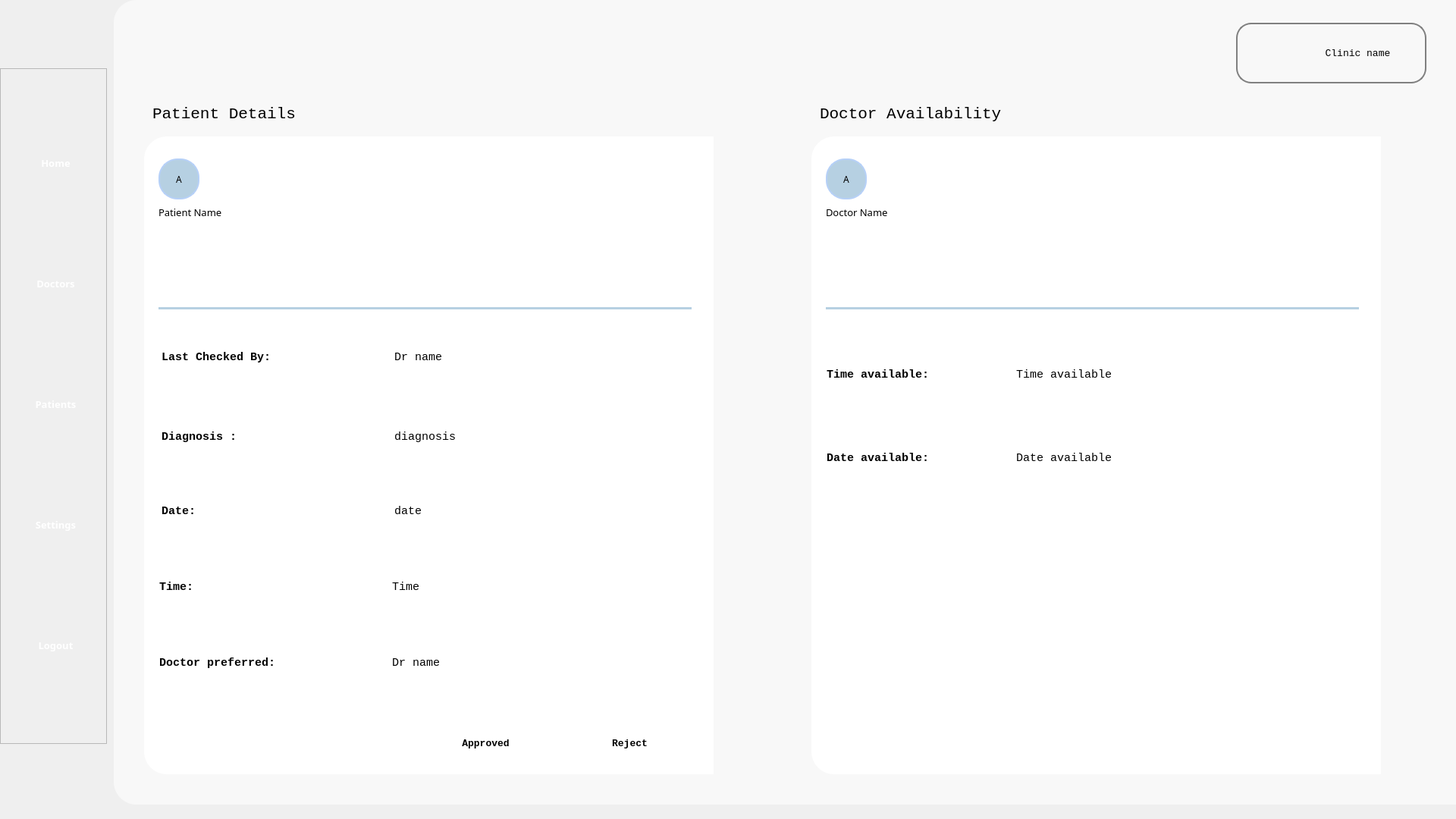
<?xml version="1.0" encoding="UTF-8"?>
<ui version="4.0">
 <class>Form</class>
 <widget class="QWidget" name="Form">
  <property name="geometry">
   <rect>
    <x>0</x>
    <y>0</y>
    <width>1920</width>
    <height>1080</height>
   </rect>
  </property>
  <property name="windowTitle">
   <string>Form</string>
  </property>
  <property name="styleSheet">
   <string notr="true">background-color: &quot;#B6D0E2&quot; </string>
  </property>
  <widget class="QWidget" name="background" native="true">
   <property name="geometry">
    <rect>
     <x>150</x>
     <y>0</y>
     <width>1771</width>
     <height>1061</height>
    </rect>
   </property>
   <property name="styleSheet">
    <string notr="true">background-color: #F8F8F8;
border-bottom-left-radius: 30px;
border-top-left-radius: 30px;
text-align: center;</string>
   </property>
   <widget class="QPushButton" name="noti_icon">
    <property name="geometry">
     <rect>
      <x>1380</x>
      <y>30</y>
      <width>70</width>
      <height>81</height>
     </rect>
    </property>
    <property name="text">
     <string/>
    </property>
    <property name="icon">
     <iconset>
      <normaloff>../Images/icon/notification.png</normaloff>../Images/icon/notification.png</iconset>
    </property>
    <property name="iconSize">
     <size>
      <width>40</width>
      <height>40</height>
     </size>
    </property>
   </widget>
   <widget class="QFrame" name="user_frame">
    <property name="geometry">
     <rect>
      <x>1480</x>
      <y>30</y>
      <width>251</width>
      <height>80</height>
     </rect>
    </property>
    <property name="styleSheet">
     <string notr="true">border-radius: 20px; border: 2px solid #808080</string>
    </property>
    <property name="frameShape">
     <enum>QFrame::StyledPanel</enum>
    </property>
    <property name="frameShadow">
     <enum>QFrame::Raised</enum>
    </property>
    <widget class="QLabel" name="profile_icon">
     <property name="geometry">
      <rect>
       <x>10</x>
       <y>10</y>
       <width>60</width>
       <height>60</height>
      </rect>
     </property>
     <property name="styleSheet">
      <string notr="true">border: none</string>
     </property>
     <property name="text">
      <string/>
     </property>
     <property name="pixmap">
      <pixmap>../Images/icon/profile_icon.png</pixmap>
     </property>
     <property name="scaledContents">
      <bool>true</bool>
     </property>
    </widget>
    <widget class="QPushButton" name="profile_btn">
     <property name="geometry">
      <rect>
       <x>100</x>
       <y>25</y>
       <width>121</width>
       <height>31</height>
      </rect>
     </property>
     <property name="font">
      <font>
       <family>Consolas</family>
       <pointsize>10</pointsize>
      </font>
     </property>
     <property name="styleSheet">
      <string notr="true">border: none</string>
     </property>
     <property name="text">
      <string>Clinic name</string>
     </property>
    </widget>
   </widget>
   <widget class="QFrame" name="patient_details_outer_frame">
    <property name="geometry">
     <rect>
      <x>40</x>
      <y>180</y>
      <width>751</width>
      <height>841</height>
     </rect>
    </property>
    <property name="styleSheet">
     <string notr="true">background-color : #ffffff;</string>
    </property>
    <property name="frameShape">
     <enum>QFrame::StyledPanel</enum>
    </property>
    <property name="frameShadow">
     <enum>QFrame::Raised</enum>
    </property>
    <widget class="QFrame" name="clinic_details_inner">
     <property name="geometry">
      <rect>
       <x>10</x>
       <y>20</y>
       <width>721</width>
       <height>751</height>
      </rect>
     </property>
     <property name="frameShape">
      <enum>QFrame::StyledPanel</enum>
     </property>
     <property name="frameShadow">
      <enum>QFrame::Raised</enum>
     </property>
     <widget class="QLabel" name="patient_logo_2">
      <property name="geometry">
       <rect>
        <x>9</x>
        <y>9</y>
        <width>54</width>
        <height>54</height>
       </rect>
      </property>
      <property name="font">
       <font>
        <family>Cascadia Code</family>
        <pointsize>9</pointsize>
       </font>
      </property>
      <property name="styleSheet">
       <string notr="true">background-color: #B6D0E2; /* Fill color */
border-radius: 25px; /* Radius to make it round */
border: 2px solid #B6D0F7; /*  Border color and thickness */
min-width: 50px; /* Ensure the QLabel is a circle */
min-height: 50px; /* Ensure the QLabel is a circle */
max-width: 50px; /* Ensure the QLabel is a circle */
max-height: 50px; /* Ensure the QLabel is a circle */</string>
      </property>
      <property name="text">
       <string>A</string>
      </property>
      <property name="alignment">
       <set>Qt::AlignCenter</set>
      </property>
     </widget>
     <widget class="QLabel" name="patient_name_display">
      <property name="geometry">
       <rect>
        <x>9</x>
        <y>69</y>
        <width>120</width>
        <height>22</height>
       </rect>
      </property>
      <property name="font">
       <font>
        <family>Cascadia Code</family>
        <pointsize>10</pointsize>
       </font>
      </property>
      <property name="styleSheet">
       <string notr="true">border : none;
</string>
      </property>
      <property name="text">
       <string>Patient Name</string>
      </property>
     </widget>
     <widget class="QFrame" name="line_2">
      <property name="geometry">
       <rect>
        <x>9</x>
        <y>205</y>
        <width>703</width>
        <height>3</height>
       </rect>
      </property>
      <property name="minimumSize">
       <size>
        <width>357</width>
        <height>3</height>
       </size>
      </property>
      <property name="maximumSize">
       <size>
        <width>16777215</width>
        <height>3</height>
       </size>
      </property>
      <property name="styleSheet">
       <string notr="true">background-color: #B6D0E2; border: none;</string>
      </property>
      <property name="frameShape">
       <enum>QFrame::StyledPanel</enum>
      </property>
      <property name="frameShadow">
       <enum>QFrame::Raised</enum>
      </property>
     </widget>
     <widget class="QLabel" name="diagnosis_display">
      <property name="geometry">
       <rect>
        <x>320</x>
        <y>310</y>
        <width>390</width>
        <height>131</height>
       </rect>
      </property>
      <property name="minimumSize">
       <size>
        <width>390</width>
        <height>0</height>
       </size>
      </property>
      <property name="font">
       <font>
        <family>Consolas</family>
        <pointsize>11</pointsize>
        <weight>50</weight>
        <bold>false</bold>
       </font>
      </property>
      <property name="styleSheet">
       <string notr="true">border: none;</string>
      </property>
      <property name="text">
       <string>diagnosis</string>
      </property>
      <property name="scaledContents">
       <bool>false</bool>
      </property>
      <property name="wordWrap">
       <bool>true</bool>
      </property>
     </widget>
     <widget class="QLabel" name="diagnosis_label_2">
      <property name="geometry">
       <rect>
        <x>13</x>
        <y>310</y>
        <width>301</width>
        <height>131</height>
       </rect>
      </property>
      <property name="font">
       <font>
        <family>Consolas</family>
        <pointsize>11</pointsize>
        <weight>75</weight>
        <bold>true</bold>
       </font>
      </property>
      <property name="styleSheet">
       <string notr="true">border: none;</string>
      </property>
      <property name="text">
       <string>Diagnosis : </string>
      </property>
      <property name="wordWrap">
       <bool>true</bool>
      </property>
     </widget>
     <widget class="QLabel" name="last_checked_by_label">
      <property name="geometry">
       <rect>
        <x>13</x>
        <y>210</y>
        <width>301</width>
        <height>121</height>
       </rect>
      </property>
      <property name="font">
       <font>
        <family>Consolas</family>
        <pointsize>11</pointsize>
        <weight>75</weight>
        <bold>true</bold>
       </font>
      </property>
      <property name="styleSheet">
       <string notr="true">border: none;</string>
      </property>
      <property name="text">
       <string>Last Checked By:</string>
      </property>
      <property name="wordWrap">
       <bool>true</bool>
      </property>
     </widget>
     <widget class="QLabel" name="dr_name_display">
      <property name="geometry">
       <rect>
        <x>320</x>
        <y>210</y>
        <width>390</width>
        <height>121</height>
       </rect>
      </property>
      <property name="minimumSize">
       <size>
        <width>390</width>
        <height>0</height>
       </size>
      </property>
      <property name="font">
       <font>
        <family>Consolas</family>
        <pointsize>11</pointsize>
        <weight>50</weight>
        <bold>false</bold>
       </font>
      </property>
      <property name="styleSheet">
       <string notr="true">border: none;</string>
      </property>
      <property name="text">
       <string>Dr name</string>
      </property>
      <property name="scaledContents">
       <bool>false</bool>
      </property>
      <property name="wordWrap">
       <bool>true</bool>
      </property>
     </widget>
     <widget class="QLabel" name="date_label">
      <property name="geometry">
       <rect>
        <x>13</x>
        <y>400</y>
        <width>301</width>
        <height>148</height>
       </rect>
      </property>
      <property name="font">
       <font>
        <family>Consolas</family>
        <pointsize>11</pointsize>
        <weight>75</weight>
        <bold>true</bold>
       </font>
      </property>
      <property name="styleSheet">
       <string notr="true">border: none;</string>
      </property>
      <property name="text">
       <string>Date:</string>
      </property>
      <property name="wordWrap">
       <bool>true</bool>
      </property>
     </widget>
     <widget class="QLabel" name="date_display">
      <property name="geometry">
       <rect>
        <x>320</x>
        <y>400</y>
        <width>390</width>
        <height>148</height>
       </rect>
      </property>
      <property name="minimumSize">
       <size>
        <width>390</width>
        <height>0</height>
       </size>
      </property>
      <property name="font">
       <font>
        <family>Consolas</family>
        <pointsize>11</pointsize>
        <weight>50</weight>
        <bold>false</bold>
       </font>
      </property>
      <property name="styleSheet">
       <string notr="true">border: none;</string>
      </property>
      <property name="text">
       <string>date</string>
      </property>
      <property name="scaledContents">
       <bool>false</bool>
      </property>
      <property name="wordWrap">
       <bool>true</bool>
      </property>
     </widget>
     <widget class="QLabel" name="time_label_3">
      <property name="geometry">
       <rect>
        <x>10</x>
        <y>500</y>
        <width>301</width>
        <height>148</height>
       </rect>
      </property>
      <property name="font">
       <font>
        <family>Consolas</family>
        <pointsize>11</pointsize>
        <weight>75</weight>
        <bold>true</bold>
       </font>
      </property>
      <property name="styleSheet">
       <string notr="true">border: none;</string>
      </property>
      <property name="text">
       <string>Time:</string>
      </property>
      <property name="wordWrap">
       <bool>true</bool>
      </property>
     </widget>
     <widget class="QLabel" name="time_display_3">
      <property name="geometry">
       <rect>
        <x>317</x>
        <y>500</y>
        <width>390</width>
        <height>148</height>
       </rect>
      </property>
      <property name="minimumSize">
       <size>
        <width>390</width>
        <height>0</height>
       </size>
      </property>
      <property name="font">
       <font>
        <family>Consolas</family>
        <pointsize>11</pointsize>
        <weight>50</weight>
        <bold>false</bold>
       </font>
      </property>
      <property name="styleSheet">
       <string notr="true">border: none;</string>
      </property>
      <property name="text">
       <string>Time</string>
      </property>
      <property name="scaledContents">
       <bool>false</bool>
      </property>
      <property name="wordWrap">
       <bool>true</bool>
      </property>
     </widget>
     <widget class="QLabel" name="doctor_name_display">
      <property name="geometry">
       <rect>
        <x>317</x>
        <y>600</y>
        <width>390</width>
        <height>148</height>
       </rect>
      </property>
      <property name="minimumSize">
       <size>
        <width>390</width>
        <height>0</height>
       </size>
      </property>
      <property name="font">
       <font>
        <family>Consolas</family>
        <pointsize>11</pointsize>
        <weight>50</weight>
        <bold>false</bold>
       </font>
      </property>
      <property name="styleSheet">
       <string notr="true">border: none;</string>
      </property>
      <property name="text">
       <string>Dr name</string>
      </property>
      <property name="scaledContents">
       <bool>false</bool>
      </property>
      <property name="wordWrap">
       <bool>true</bool>
      </property>
     </widget>
     <widget class="QLabel" name="doctor_prefered_label">
      <property name="geometry">
       <rect>
        <x>10</x>
        <y>600</y>
        <width>301</width>
        <height>148</height>
       </rect>
      </property>
      <property name="font">
       <font>
        <family>Consolas</family>
        <pointsize>11</pointsize>
        <weight>75</weight>
        <bold>true</bold>
       </font>
      </property>
      <property name="styleSheet">
       <string notr="true">border: none;</string>
      </property>
      <property name="text">
       <string>Doctor preferred:</string>
      </property>
      <property name="wordWrap">
       <bool>true</bool>
      </property>
     </widget>
    </widget>
    <widget class="QPushButton" name="reject_btn">
     <property name="geometry">
      <rect>
       <x>550</x>
       <y>780</y>
       <width>181</width>
       <height>41</height>
      </rect>
     </property>
     <property name="font">
      <font>
       <family>Consolas</family>
       <pointsize>10</pointsize>
       <weight>75</weight>
       <bold>true</bold>
      </font>
     </property>
     <property name="styleSheet">
      <string notr="true">background-color: #E73030; border-radius: 16px; color: white;\n border: 1px solid gray;</string>
     </property>
     <property name="text">
      <string>Reject</string>
     </property>
    </widget>
    <widget class="QPushButton" name="approved_btn">
     <property name="geometry">
      <rect>
       <x>360</x>
       <y>780</y>
       <width>181</width>
       <height>41</height>
      </rect>
     </property>
     <property name="font">
      <font>
       <family>Consolas</family>
       <pointsize>10</pointsize>
       <weight>75</weight>
       <bold>true</bold>
      </font>
     </property>
     <property name="styleSheet">
      <string notr="true">background-color: #E73030; border-radius: 16px; color: white;\n border: 1px solid gray;</string>
     </property>
     <property name="text">
      <string>Approved</string>
     </property>
    </widget>
   </widget>
   <widget class="QLabel" name="patient_details_label">
    <property name="geometry">
     <rect>
      <x>51</x>
      <y>130</y>
      <width>571</width>
      <height>41</height>
     </rect>
    </property>
    <property name="font">
     <font>
      <family>Consolas</family>
      <pointsize>16</pointsize>
     </font>
    </property>
    <property name="styleSheet">
     <string notr="true">border : none;
</string>
    </property>
    <property name="text">
     <string>Patient Details</string>
    </property>
   </widget>
   <widget class="QLabel" name="doc_availability_label_2">
    <property name="geometry">
     <rect>
      <x>931</x>
      <y>130</y>
      <width>571</width>
      <height>41</height>
     </rect>
    </property>
    <property name="font">
     <font>
      <family>Consolas</family>
      <pointsize>16</pointsize>
     </font>
    </property>
    <property name="styleSheet">
     <string notr="true">border : none;
</string>
    </property>
    <property name="text">
     <string>Doctor Availability</string>
    </property>
   </widget>
   <widget class="QFrame" name="patient_details_outer_frame_2">
    <property name="geometry">
     <rect>
      <x>920</x>
      <y>180</y>
      <width>751</width>
      <height>841</height>
     </rect>
    </property>
    <property name="styleSheet">
     <string notr="true">background-color : #ffffff;</string>
    </property>
    <property name="frameShape">
     <enum>QFrame::StyledPanel</enum>
    </property>
    <property name="frameShadow">
     <enum>QFrame::Raised</enum>
    </property>
    <widget class="QFrame" name="clinic_details_inner_2">
     <property name="geometry">
      <rect>
       <x>10</x>
       <y>20</y>
       <width>721</width>
       <height>751</height>
      </rect>
     </property>
     <property name="frameShape">
      <enum>QFrame::StyledPanel</enum>
     </property>
     <property name="frameShadow">
      <enum>QFrame::Raised</enum>
     </property>
     <widget class="QLabel" name="patient_logo_3">
      <property name="geometry">
       <rect>
        <x>9</x>
        <y>9</y>
        <width>54</width>
        <height>54</height>
       </rect>
      </property>
      <property name="font">
       <font>
        <family>Cascadia Code</family>
        <pointsize>9</pointsize>
       </font>
      </property>
      <property name="styleSheet">
       <string notr="true">background-color: #B6D0E2; /* Fill color */
border-radius: 25px; /* Radius to make it round */
border: 2px solid #B6D0F7; /*  Border color and thickness */
min-width: 50px; /* Ensure the QLabel is a circle */
min-height: 50px; /* Ensure the QLabel is a circle */
max-width: 50px; /* Ensure the QLabel is a circle */
max-height: 50px; /* Ensure the QLabel is a circle */</string>
      </property>
      <property name="text">
       <string>A</string>
      </property>
      <property name="alignment">
       <set>Qt::AlignCenter</set>
      </property>
     </widget>
     <widget class="QLabel" name="doc_name_display_2">
      <property name="geometry">
       <rect>
        <x>9</x>
        <y>69</y>
        <width>120</width>
        <height>22</height>
       </rect>
      </property>
      <property name="font">
       <font>
        <family>Cascadia Code</family>
        <pointsize>10</pointsize>
       </font>
      </property>
      <property name="styleSheet">
       <string notr="true">border : none;
</string>
      </property>
      <property name="text">
       <string>Doctor Name</string>
      </property>
     </widget>
     <widget class="QFrame" name="line_3">
      <property name="geometry">
       <rect>
        <x>9</x>
        <y>205</y>
        <width>703</width>
        <height>3</height>
       </rect>
      </property>
      <property name="minimumSize">
       <size>
        <width>357</width>
        <height>3</height>
       </size>
      </property>
      <property name="maximumSize">
       <size>
        <width>16777215</width>
        <height>3</height>
       </size>
      </property>
      <property name="styleSheet">
       <string notr="true">background-color: #B6D0E2; border: none;</string>
      </property>
      <property name="frameShape">
       <enum>QFrame::StyledPanel</enum>
      </property>
      <property name="frameShadow">
       <enum>QFrame::Raised</enum>
      </property>
     </widget>
     <widget class="QLabel" name="time_label_4">
      <property name="geometry">
       <rect>
        <x>10</x>
        <y>220</y>
        <width>221</width>
        <height>148</height>
       </rect>
      </property>
      <property name="font">
       <font>
        <family>Consolas</family>
        <pointsize>11</pointsize>
        <weight>75</weight>
        <bold>true</bold>
       </font>
      </property>
      <property name="styleSheet">
       <string notr="true">border: none;</string>
      </property>
      <property name="text">
       <string>Time available:</string>
      </property>
      <property name="wordWrap">
       <bool>true</bool>
      </property>
     </widget>
     <widget class="QLabel" name="time_available_display_4">
      <property name="geometry">
       <rect>
        <x>260</x>
        <y>220</y>
        <width>451</width>
        <height>148</height>
       </rect>
      </property>
      <property name="minimumSize">
       <size>
        <width>390</width>
        <height>0</height>
       </size>
      </property>
      <property name="font">
       <font>
        <family>Consolas</family>
        <pointsize>11</pointsize>
        <weight>50</weight>
        <bold>false</bold>
       </font>
      </property>
      <property name="styleSheet">
       <string notr="true">border: none;</string>
      </property>
      <property name="text">
       <string>Time available</string>
      </property>
      <property name="scaledContents">
       <bool>false</bool>
      </property>
      <property name="wordWrap">
       <bool>true</bool>
      </property>
     </widget>
     <widget class="QLabel" name="date_available_display_5">
      <property name="geometry">
       <rect>
        <x>260</x>
        <y>330</y>
        <width>451</width>
        <height>148</height>
       </rect>
      </property>
      <property name="minimumSize">
       <size>
        <width>390</width>
        <height>0</height>
       </size>
      </property>
      <property name="font">
       <font>
        <family>Consolas</family>
        <pointsize>11</pointsize>
        <weight>50</weight>
        <bold>false</bold>
       </font>
      </property>
      <property name="styleSheet">
       <string notr="true">border: none;</string>
      </property>
      <property name="text">
       <string>Date available</string>
      </property>
      <property name="scaledContents">
       <bool>false</bool>
      </property>
      <property name="wordWrap">
       <bool>true</bool>
      </property>
     </widget>
     <widget class="QLabel" name="date_label_5">
      <property name="geometry">
       <rect>
        <x>10</x>
        <y>330</y>
        <width>221</width>
        <height>148</height>
       </rect>
      </property>
      <property name="font">
       <font>
        <family>Consolas</family>
        <pointsize>11</pointsize>
        <weight>75</weight>
        <bold>true</bold>
       </font>
      </property>
      <property name="styleSheet">
       <string notr="true">border: none;</string>
      </property>
      <property name="text">
       <string>Date available:</string>
      </property>
      <property name="wordWrap">
       <bool>true</bool>
      </property>
     </widget>
    </widget>
   </widget>
  </widget>
  <widget class="QFrame" name="frame">
   <property name="geometry">
    <rect>
     <x>0</x>
     <y>90</y>
     <width>141</width>
     <height>891</height>
    </rect>
   </property>
   <property name="frameShape">
    <enum>QFrame::StyledPanel</enum>
   </property>
   <property name="frameShadow">
    <enum>QFrame::Raised</enum>
   </property>
   <widget class="QWidget" name="layoutWidget_2">
    <property name="geometry">
     <rect>
      <x>31</x>
      <y>20</y>
      <width>87</width>
      <height>851</height>
     </rect>
    </property>
    <layout class="QVBoxLayout" name="verticalLayout">
     <item>
      <widget class="QToolButton" name="home_navigation">
       <property name="enabled">
        <bool>true</bool>
       </property>
       <property name="sizePolicy">
        <sizepolicy hsizetype="Fixed" vsizetype="Fixed">
         <horstretch>0</horstretch>
         <verstretch>0</verstretch>
        </sizepolicy>
       </property>
       <property name="minimumSize">
        <size>
         <width>85</width>
         <height>96</height>
        </size>
       </property>
       <property name="maximumSize">
        <size>
         <width>85</width>
         <height>96</height>
        </size>
       </property>
       <property name="font">
        <font>
         <family>Source Sans Pro Semibold</family>
         <pointsize>10</pointsize>
         <weight>75</weight>
         <bold>true</bold>
        </font>
       </property>
       <property name="styleSheet">
        <string notr="true">border: none; 
color: white;</string>
       </property>
       <property name="text">
        <string>   Home   </string>
       </property>
       <property name="icon">
        <iconset>
         <normaloff>../Images/nav_images/home_page_icon.png</normaloff>../Images/nav_images/home_page_icon.png</iconset>
       </property>
       <property name="iconSize">
        <size>
         <width>70</width>
         <height>70</height>
        </size>
       </property>
       <property name="toolButtonStyle">
        <enum>Qt::ToolButtonTextUnderIcon</enum>
       </property>
      </widget>
     </item>
     <item>
      <widget class="QToolButton" name="doctors_navigation">
       <property name="enabled">
        <bool>true</bool>
       </property>
       <property name="sizePolicy">
        <sizepolicy hsizetype="Fixed" vsizetype="Fixed">
         <horstretch>0</horstretch>
         <verstretch>0</verstretch>
        </sizepolicy>
       </property>
       <property name="minimumSize">
        <size>
         <width>85</width>
         <height>96</height>
        </size>
       </property>
       <property name="maximumSize">
        <size>
         <width>85</width>
         <height>96</height>
        </size>
       </property>
       <property name="font">
        <font>
         <family>Source Sans Pro Semibold</family>
         <pointsize>10</pointsize>
         <weight>75</weight>
         <bold>true</bold>
        </font>
       </property>
       <property name="styleSheet">
        <string notr="true">border: none; 
color: white;</string>
       </property>
       <property name="text">
        <string>Doctors</string>
       </property>
       <property name="icon">
        <iconset>
         <normaloff>../Images/nav_images/services_icon.png</normaloff>../Images/nav_images/services_icon.png</iconset>
       </property>
       <property name="iconSize">
        <size>
         <width>70</width>
         <height>70</height>
        </size>
       </property>
       <property name="toolButtonStyle">
        <enum>Qt::ToolButtonTextUnderIcon</enum>
       </property>
      </widget>
     </item>
     <item>
      <widget class="QToolButton" name="patients_navigation_2">
       <property name="enabled">
        <bool>true</bool>
       </property>
       <property name="sizePolicy">
        <sizepolicy hsizetype="Fixed" vsizetype="Fixed">
         <horstretch>0</horstretch>
         <verstretch>0</verstretch>
        </sizepolicy>
       </property>
       <property name="minimumSize">
        <size>
         <width>85</width>
         <height>96</height>
        </size>
       </property>
       <property name="maximumSize">
        <size>
         <width>85</width>
         <height>96</height>
        </size>
       </property>
       <property name="font">
        <font>
         <family>Source Sans Pro Semibold</family>
         <pointsize>10</pointsize>
         <weight>75</weight>
         <bold>true</bold>
        </font>
       </property>
       <property name="styleSheet">
        <string notr="true">border: none; 
color: white;</string>
       </property>
       <property name="text">
        <string>Patients</string>
       </property>
       <property name="icon">
        <iconset>
         <normaloff>../Images/nav_images/feedback_icon.png</normaloff>../Images/nav_images/feedback_icon.png</iconset>
       </property>
       <property name="iconSize">
        <size>
         <width>70</width>
         <height>70</height>
        </size>
       </property>
       <property name="toolButtonStyle">
        <enum>Qt::ToolButtonTextUnderIcon</enum>
       </property>
      </widget>
     </item>
     <item>
      <widget class="QToolButton" name="settings_navigation">
       <property name="enabled">
        <bool>true</bool>
       </property>
       <property name="sizePolicy">
        <sizepolicy hsizetype="Fixed" vsizetype="Fixed">
         <horstretch>0</horstretch>
         <verstretch>0</verstretch>
        </sizepolicy>
       </property>
       <property name="minimumSize">
        <size>
         <width>85</width>
         <height>96</height>
        </size>
       </property>
       <property name="maximumSize">
        <size>
         <width>85</width>
         <height>96</height>
        </size>
       </property>
       <property name="font">
        <font>
         <family>Source Sans Pro Semibold</family>
         <pointsize>10</pointsize>
         <weight>75</weight>
         <bold>true</bold>
        </font>
       </property>
       <property name="styleSheet">
        <string notr="true">border: none; 
color: white;</string>
       </property>
       <property name="text">
        <string>Settings</string>
       </property>
       <property name="icon">
        <iconset>
         <normaloff>../Images/nav_images/settings_page_icon.png</normaloff>../Images/nav_images/settings_page_icon.png</iconset>
       </property>
       <property name="iconSize">
        <size>
         <width>70</width>
         <height>70</height>
        </size>
       </property>
       <property name="toolButtonStyle">
        <enum>Qt::ToolButtonTextUnderIcon</enum>
       </property>
      </widget>
     </item>
     <item>
      <widget class="QToolButton" name="logout_navigation">
       <property name="enabled">
        <bool>true</bool>
       </property>
       <property name="sizePolicy">
        <sizepolicy hsizetype="Fixed" vsizetype="Fixed">
         <horstretch>0</horstretch>
         <verstretch>0</verstretch>
        </sizepolicy>
       </property>
       <property name="minimumSize">
        <size>
         <width>85</width>
         <height>96</height>
        </size>
       </property>
       <property name="maximumSize">
        <size>
         <width>85</width>
         <height>96</height>
        </size>
       </property>
       <property name="font">
        <font>
         <family>Source Sans Pro Semibold</family>
         <pointsize>10</pointsize>
         <weight>75</weight>
         <bold>true</bold>
        </font>
       </property>
       <property name="styleSheet">
        <string notr="true">border: none; 
color: white;</string>
       </property>
       <property name="text">
        <string>Logout</string>
       </property>
       <property name="icon">
        <iconset>
         <normaloff>../Images/nav_images/logout_icon.png</normaloff>../Images/nav_images/logout_icon.png</iconset>
       </property>
       <property name="iconSize">
        <size>
         <width>70</width>
         <height>70</height>
        </size>
       </property>
       <property name="toolButtonStyle">
        <enum>Qt::ToolButtonTextUnderIcon</enum>
       </property>
      </widget>
     </item>
    </layout>
   </widget>
  </widget>
 </widget>
 <resources/>
 <connections/>
</ui>
